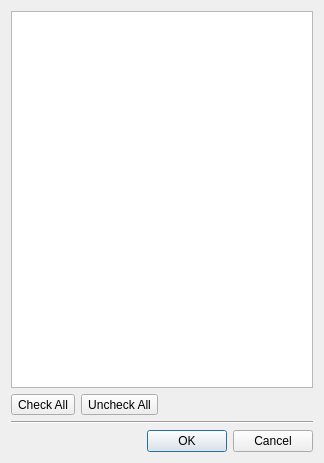
<?xml version="1.0" encoding="UTF-8"?>
<ui version="4.0">
 <class>AddTilesetsDialog</class>
 <widget class="QDialog" name="AddTilesetsDialog">
  <property name="geometry">
   <rect>
    <x>0</x>
    <y>0</y>
    <width>324</width>
    <height>463</height>
   </rect>
  </property>
  <property name="windowTitle">
   <string>Add Tilesets</string>
  </property>
  <layout class="QVBoxLayout" name="verticalLayout">
   <item>
    <widget class="QListWidget" name="files"/>
   </item>
   <item>
    <layout class="QHBoxLayout" name="horizontalLayout">
     <item>
      <widget class="QToolButton" name="checkAll">
       <property name="text">
        <string>Check All</string>
       </property>
      </widget>
     </item>
     <item>
      <widget class="QToolButton" name="uncheckAll">
       <property name="text">
        <string>Uncheck All</string>
       </property>
      </widget>
     </item>
     <item>
      <spacer name="horizontalSpacer">
       <property name="orientation">
        <enum>Qt::Horizontal</enum>
       </property>
       <property name="sizeHint" stdset="0">
        <size>
         <width>40</width>
         <height>20</height>
        </size>
       </property>
      </spacer>
     </item>
    </layout>
   </item>
   <item>
    <widget class="Line" name="line">
     <property name="orientation">
      <enum>Qt::Horizontal</enum>
     </property>
    </widget>
   </item>
   <item>
    <widget class="QDialogButtonBox" name="buttonBox">
     <property name="orientation">
      <enum>Qt::Horizontal</enum>
     </property>
     <property name="standardButtons">
      <set>QDialogButtonBox::Cancel|QDialogButtonBox::Ok</set>
     </property>
    </widget>
   </item>
  </layout>
 </widget>
 <resources/>
 <connections>
  <connection>
   <sender>buttonBox</sender>
   <signal>accepted()</signal>
   <receiver>AddTilesetsDialog</receiver>
   <slot>accept()</slot>
   <hints>
    <hint type="sourcelabel">
     <x>248</x>
     <y>254</y>
    </hint>
    <hint type="destinationlabel">
     <x>157</x>
     <y>274</y>
    </hint>
   </hints>
  </connection>
  <connection>
   <sender>buttonBox</sender>
   <signal>rejected()</signal>
   <receiver>AddTilesetsDialog</receiver>
   <slot>reject()</slot>
   <hints>
    <hint type="sourcelabel">
     <x>316</x>
     <y>260</y>
    </hint>
    <hint type="destinationlabel">
     <x>286</x>
     <y>274</y>
    </hint>
   </hints>
  </connection>
 </connections>
</ui>
